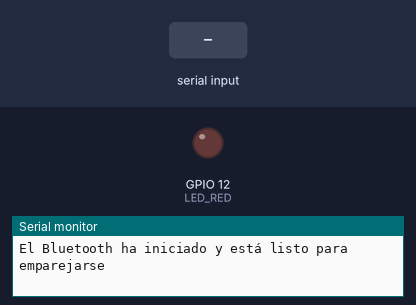
Simulated run of this sketch. Board: ESP32. Parts: output pins drawn as LEDs (lit = HIGH), the last lines printed to the serial monitor. The inputs (shaded band) are chosen by the test bench. Nothing arrives over Bluetooth unless stated.

Above: at 1.2 s.
1.3 s: "A" received over the second serial link
At 2.5 s:
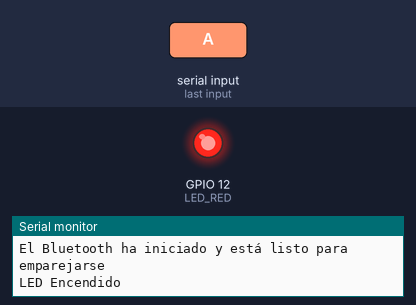
2.8 s: "B" received over the second serial link
At 3.6 s:
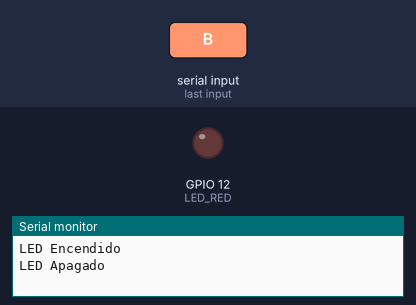
Timing chart, 0 to 5.8 s (numbered marks = the images above; inputs shaded):
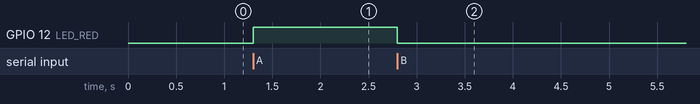

Measured:
- after the input at 1.3 s, GPIO 12 (LED_RED): LOW → HIGH at once
- after the input at 2.8 s, GPIO 12 (LED_RED): HIGH → LOW at once

The sketch:

BT_ESP32_SG.ino
```cpp
#include "BluetoothSerial.h"

BluetoothSerial SerialBT;
const int LED_RED = 12;

void setup() {
  pinMode(LED_RED, OUTPUT);
  Serial.begin(115200);
  SerialBT.begin("ESP32_LED");
  Serial.println("El Bluetooth ha iniciado y está listo para emparejarse");
}

void loop() {
  if (SerialBT.available()) {
    char DatoRecibo = SerialBT.read();

    if (DatoRecibo == 'A') {
      digitalWrite(LED_RED, HIGH);
      Serial.println("LED Encendido");
    } else if (DatoRecibo == 'B') {
      digitalWrite(LED_RED, LOW);
      Serial.println("LED Apagado");
    }
  }
}
```
